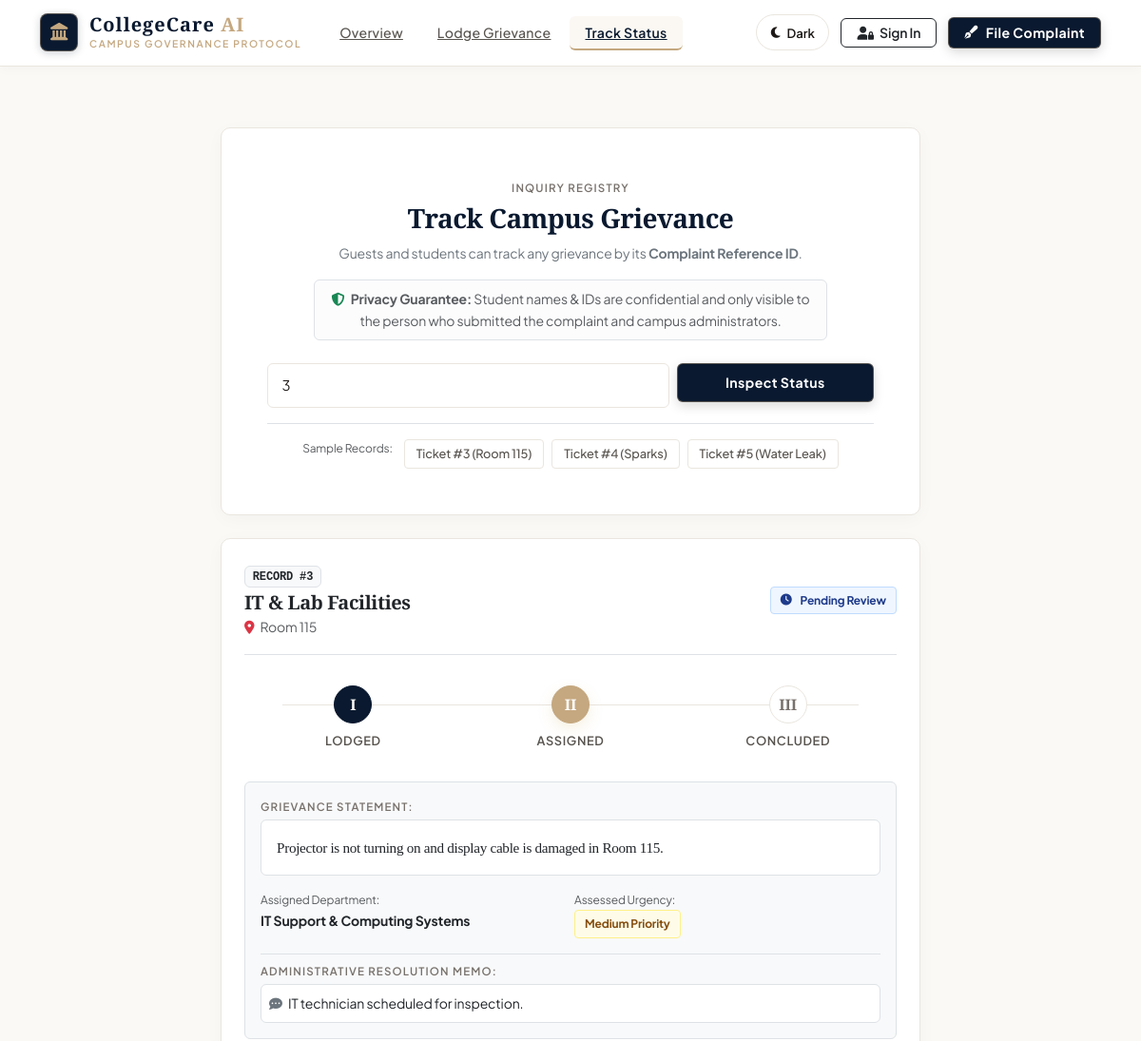
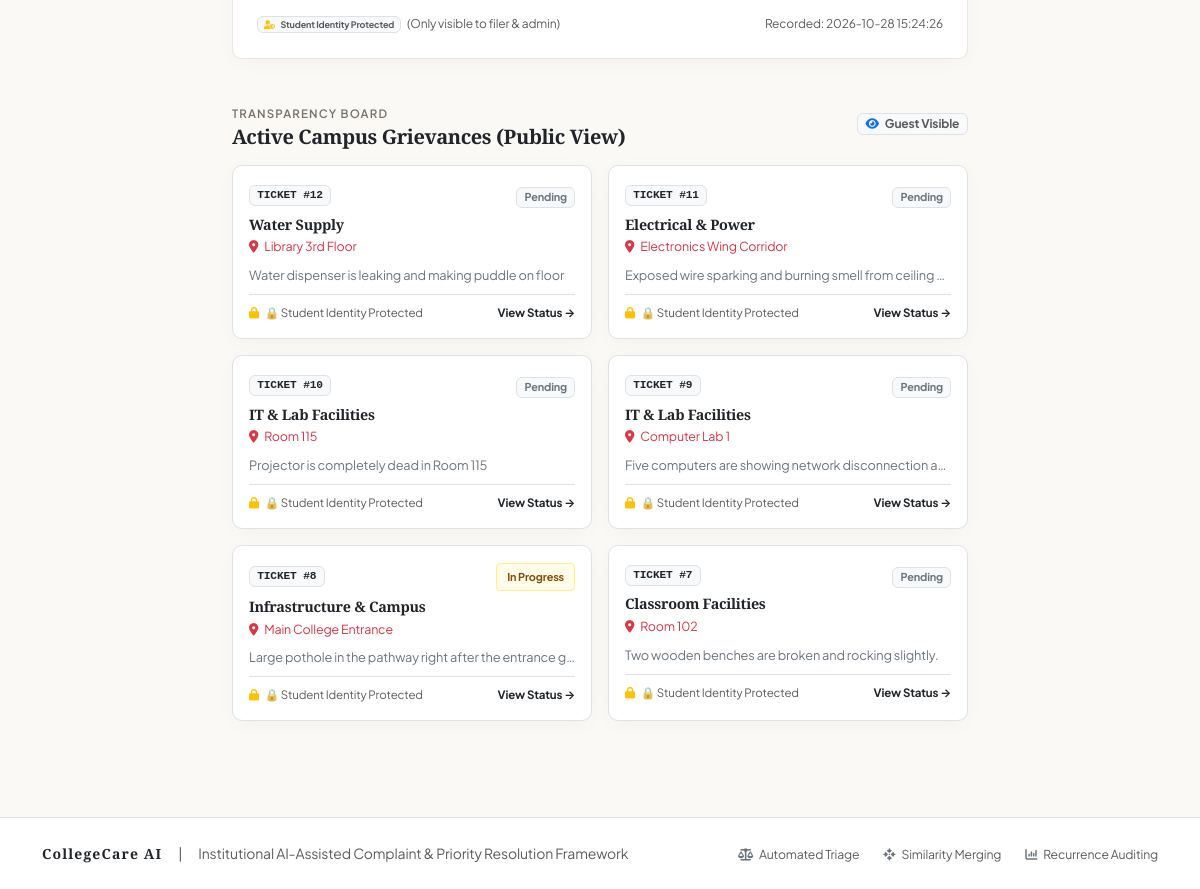
/track?id=3, run on the app's committed database (2 pictures, top to bottom).
### tables this page shows
CREATE TABLE complaints (
                id INTEGER PRIMARY KEY AUTOINCREMENT,
                name TEXT NOT NULL,
                category TEXT NOT NULL,
                description TEXT NOT NULL,
                status TEXT DEFAULT 'Pending'
            , priority TEXT NOT NULL DEFAULT 'Medium', location TEXT NOT NULL DEFAULT 'Campus', image_path TEXT, department TEXT, is_recurring INTEGER DEFAULT 0, parent_id INTEGER, related_count INTEGER DEFAULT 1, priority_reason TEXT, admin_remarks TEXT, created_at TEXT, user_id INTEGER);

### app.py (the view)
@app.route("/track")
def track():
    search_query = request.args.get("id", "").strip()
    complaints = []
    searched = bool(search_query)
    with get_db_connection() as conn:
        if searched:
            if search_query.isdigit():
                rows = conn.execute(
                    "SELECT * FROM complaints WHERE id = ?",
                    (int(search_query),)
                ).fetchall()
            elif session.get("role") == "admin" or session.get("user_id"):
                rows = conn.execute(
                    "SELECT * FROM complaints WHERE LOWER(name) LIKE ? ORDER BY id DESC",
                    (f"%{search_query.lower()}%",)
                ).fetchall()
            else:
                flash("Guests can view and track tickets by Complaint ID number. Please enter a valid ID.", "info")
                rows = []
            complaints = [mask_complaint_for_viewer(r) for r in rows]
        recent_rows = conn.execute(
            "SELECT * FROM complaints ORDER BY id DESC LIMIT 6"
        ).fetchall()
        recent_complaints = [mask_complaint_for_viewer(r) for r in recent_rows]
    return render_template(
        "track.html",
        complaints=complaints,
        recent_complaints=recent_complaints,
        search_query=search_query,
        searched=searched
    )

### app.py (called while the page is built)
def get_db_connection():
    conn = sqlite3.connect(DB_PATH)
    conn.row_factory = sqlite3.Row
    return conn

def mask_complaint_for_viewer(c: dict) -> dict:
    row = dict(c)
    current_uid = session.get("user_id")
    is_admin = session.get("role") == "admin"
    current_name = (session.get("full_name") or "").strip().lower()
    complaint_name = (row.get("name") or "").strip().lower()
    is_owner = False
    if current_uid and row.get("user_id") and row.get("user_id") == current_uid:
        is_owner = True
    elif current_name and complaint_name and current_name == complaint_name:
        is_owner = True
    if is_admin or is_owner:
        row["is_identity_visible"] = True
    else:
        row["is_identity_visible"] = False
        row["real_name"] = row.get("name")
        row["name"] = "🔒 Student Identity Protected"
    return row

### templates/track.html (shortened to what this page needs)
{% extends 'base.html' %}
{% block content %}
<div class="container py-5">
    <div class="row justify-content-center">
        <div class="col-lg-8">
            <div class="card-classy p-4 p-md-5 mb-4 text-center bg-white">
                <span class="stat-caption">Inquiry Registry</span>
                <h3 class="fw-bold mt-1 mb-2">Track Campus Grievance</h3>
                <p class="text-secondary small mb-3">
                    Guests and students can track any grievance by its <strong>Complaint Reference ID</strong>.
                </p>
                <div class="alert alert-light border small text-muted py-2 px-3 mx-auto mb-4" style="max-width: 540px;">
                    <i class="fa-solid fa-shield-halved text-success me-1"></i>
                    <strong>Privacy Guarantee:</strong> Student names & IDs are confidential and only visible to the person who submitted the complaint and campus administrators.
                </div>
                <form method="GET" action="/track" class="row g-2 justify-content-center">
                    <div class="col-md-8">
                        <input type="text" name="id" class="form-control"
                               placeholder="Enter Ticket ID (e.g. 1, 2, 3...) or Student Name"
                               value="{{ search_query or '' }}" required>
                    </div>
                    <div class="col-md-4">
                        <button type="submit" class="btn-classy-primary w-100 py-2">
                            <span>Inspect Status</span>
                        </button>
                    </div>
                </form>
                <div class="d-flex justify-content-center flex-wrap gap-2 mt-3 pt-3 border-top">
                    <span class="small text-muted me-1" style="font-size: 0.75rem;">Sample Records:</span>
                    <a href="/track?id=3" class="pill-chip text-decoration-none">Ticket #3 (Room 115)</a>
                    <a href="/track?id=4" class="pill-chip text-decoration-none">Ticket #4 (Sparks)</a>
                    <a href="/track?id=5" class="pill-chip text-decoration-none">Ticket #5 (Water Leak)</a>
                </div>
            </div>
            {% if searched %}
                {% if complaints %}
                    {% for c in complaints %}
                    <div class="card-classy p-4 mb-4 bg-white">
                        <div class="d-flex flex-wrap justify-content-between align-items-center border-bottom pb-3 mb-3 gap-2">
                            <div>
                                <span class="badge bg-light text-dark border font-monospace mb-1">RECORD #{{ c['id'] }}</span>
                                <h5 class="fw-bold font-serif text-dark mb-0">{{ c['category'] }}</h5>
                                <span class="text-muted small">
                                    <i class="fa-solid fa-location-dot text-danger me-1"></i> {{ c['location'] }}
                                </span>
                            </div>
                            <div class="text-end">
                                {% if c['status'] == 'Resolved' %}
                                <span class="badge-classy-resolved">
                                    <i class="fa-solid fa-check-double me-1"></i> Resolved
                                </span>
                                {% elif c['status'] == 'In Progress' %}
                                <span class="badge-classy-medium">
                                    <i class="fa-solid fa-screwdriver-wrench me-1"></i> In Progress
                                </span>
                                {% else %}
                                <span class="badge-classy-low">
                                    <i class="fa-solid fa-clock me-1"></i> Pending Review
                                </span>
                                {% endif %}
                            </div>
                        </div>
                        <div class="timeline-stepper">
                            <div class="step-node completed">
                                <div class="step-node-circle">I</div>
                                <div class="step-node-label">Lodged</div>
                            </div>
                            <div class="step-node {% if c['status'] in ['In Progress', 'Resolved'] %}completed{% elif c['status'] == 'Pending' %}active{% endif %}">
                                <div class="step-node-circle">II</div>
                                <div class="step-node-label">Assigned</div>
                            </div>
                            <div class="step-node {% if c['status'] == 'Resolved' %}completed{% endif %}">
                                <div class="step-node-circle">III</div>
                                <div class="step-node-label">Concluded</div>
                            </div>
                        </div>
                        <div class="bg-light p-3 rounded mb-3 small border">
                            <span class="stat-caption d-block mb-1">Grievance Statement:</span>
                            <div class="bg-white p-3 rounded border text-dark font-serif" style="font-size: 0.95rem;">
                                {{ c['description'] }}
                            </div>
                            <div class="row g-2 pt-3">
                                <div class="col-sm-6">
                                    <span class="text-muted d-block" style="font-size: 0.75rem;">Assigned Department:</span>
                                    <strong class="text-dark">{{ c['department'] or 'General Administration' }}</strong>
                                </div>
                                <div class="col-sm-6">
                                    <span class="text-muted d-block" style="font-size: 0.75rem;">Assessed Urgency:</span>
                                    <div>
                                        {% if c['priority'] == 'High' %}
                                        <span class="badge-classy-urgent">High Priority</span>
                                        {% elif c['priority'] == 'Medium' %}
                                        <span class="badge-classy-medium">Medium Priority</span>
                                        {% else %}
                                        <span class="badge-classy-low">Low Priority</span>
                                        {% endif %}
                                    </div>
                                </div>
                            </div>
                            {% if c['admin_remarks'] %}
                            <div class="mt-3 pt-2 border-top">
                                <span class="stat-caption d-block mb-1">Administrative Resolution Memo:</span>
                                <div class="p-2 bg-white text-dark rounded border">
                                    <i class="fa-solid fa-comment-dots text-secondary me-1"></i> {{ c['admin_remarks'] }}
                                </div>
                            </div>
                            {% endif %}
                        </div>
                        <div class="d-flex justify-content-between align-items-center text-muted small" style="font-size: 0.75rem;">
                            <div>
                                {% if c['is_identity_visible'] %}
                                <i class="fa-solid fa-user-check text-success me-1"></i> Logged by: <strong class="text-dark">{{ c['name'] }}</strong>
                                {% else %}
                                <span class="badge bg-light text-muted border">
                                    <i class="fa-solid fa-user-shield text-warning me-1"></i> Student Identity Protected
                                </span>
                                <span class="text-muted ms-1 d-none d-sm-inline">(Only visible to filer & admin)</span>
                                {% endif %}
                            </div>
                            <span>Recorded: {{ c['created_at'] }}</span>
                        </div>
                    </div>
                    {% endfor %}
                {% endif %}
            {% endif %}
            <div class="mt-4 pt-3">
                <div class="d-flex justify-content-between align-items-center mb-3">
                    <div>
                        <span class="stat-caption">Transparency Board</span>
                        <h5 class="fw-bold font-serif text-dark mb-0">Active Campus Grievances (Public View)</h5>
                    </div>
                    <span class="badge bg-light text-muted border small">
                        <i class="fa-solid fa-eye me-1 text-primary"></i> Guest Visible
                    </span>
                </div>
                <div class="row g-3">
                    {% for r in recent_complaints %}
                    <div class="col-md-6">
                        <div class="card-classy p-3 bg-white h-100 border">
                            <div class="d-flex justify-content-between align-items-center mb-1">
                                <span class="badge bg-light text-dark border font-monospace" style="font-size: 0.7rem;">TICKET #{{ r['id'] }}</span>
                                <div>
                                    {% if r['status'] == 'Resolved' %}
                                    <span class="badge-classy-resolved" style="font-size: 0.68rem;">Resolved</span>
                                    {% elif r['status'] == 'In Progress' %}
                                    <span class="badge-classy-medium" style="font-size: 0.68rem;">In Progress</span>
                                    {% else %}
                                    <span class="badge bg-light text-secondary border" style="font-size: 0.68rem;">Pending</span>
                                    {% endif %}
                                </div>
                            </div>
                            <strong class="text-dark font-serif d-block" style="font-size: 0.9rem;">{{ r['category'] }}</strong>
                            <div class="text-danger small mb-2" style="font-size: 0.78rem;">
                                <i class="fa-solid fa-location-dot me-1"></i> {{ r['location'] }}
                            </div>
                            <p class="small text-secondary text-truncate mb-2" title="{{ r['description'] }}" style="font-size: 0.8rem;">
                                {{ r['description'] }}
                            </p>
                            <div class="d-flex justify-content-between align-items-center pt-2 border-top mt-auto" style="font-size: 0.72rem;">
                                <span class="text-muted"><i class="fa-solid fa-lock text-warning me-1"></i> {{ r['name'] }}</span>
                                <a href="/track?id={{ r['id'] }}" class="text-dark fw-bold text-decoration-none">View Status &rarr;</a>
                            </div>
                        </div>
                    </div>
                    {% endfor %}
                </div>
            </div>
        </div>
    </div>
</div>
{% endblock %}

### data on the page
complaints: id "3", category "IT & Lab Facilities", location "Room 115", status "Pending" (drawn), description "Projector is not turning on and display cable is damaged in Room 115.", department "IT Support & Computing Systems", priority "Medium Priority", admin_remarks "IT technician scheduled for inspection.", created_at "2026-10-28 15:24:26"
complaints: id "12", status "Pending", category "Water Supply", location "Library 3rd Floor", description "Water dispenser is leaking and making puddle on floor", name "🔒 Student Identity Protected"
complaints: id "11", status "Pending", category "Electrical & Power", location "Electronics Wing Corridor", description "Exposed wire sparking and burning smell from ceiling…", name "🔒 Student Identity Protected"
complaints: id "10", status "Pending", category "IT & Lab Facilities", location "Room 115", description "Projector is completely dead in Room 115", name "🔒 Student Identity Protected"
complaints: id "9", status "Pending", category "IT & Lab Facilities", location "Computer Lab 1", description "Five computers are showing network disconnection a…", name "🔒 Student Identity Protected"
complaints: id "8", status "In Progress", category "Infrastructure & Campus", location "Main College Entrance", description "Large pothole in the pathway right after the entrance g…", name "🔒 Student Identity Protected"
complaints: id "7", status "Pending", category "Classroom Facilities", location "Room 102", description "Two wooden benches are broken and rocking slightly.", name "🔒 Student Identity Protected"
